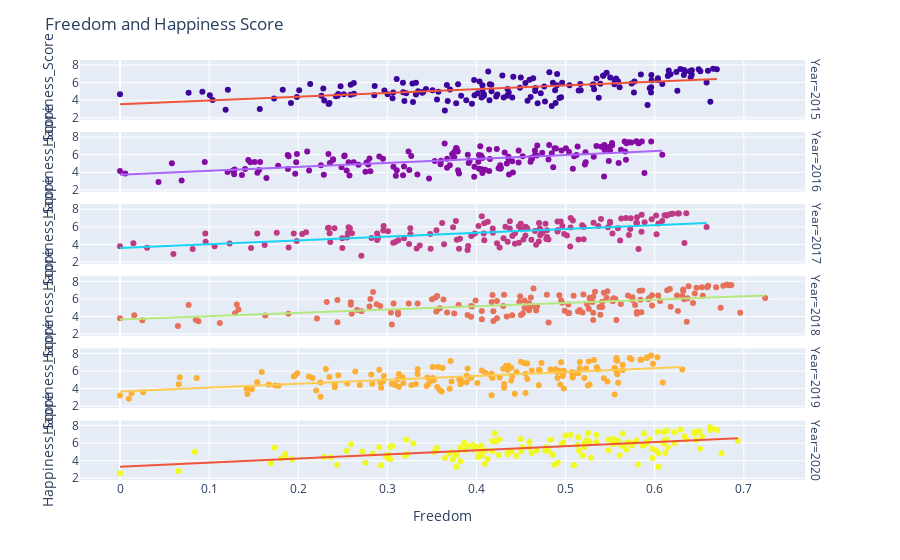

Notebook code cell kept with this figure:
### Markdown cell above
**Effect of freedom to happines score of countries by years**

### Code cell
fig = px.scatter(hp, x="Freedom", 
                 y="Happiness_Score",
                 facet_row="Year",
                color="Year",
                trendline= "ols")
fig.update(layout_coloraxis_showscale=False)
fig.update_traces(textposition='top center')
fig.update_layout(
    height=800,
    title_text='Freedom and Happiness Score'
)
fig.show()

### Figure 1 — Plotly figure (JSON) as saved in the notebook; plotly's stock layout.template omitted (floating-point values rounded to 4 significant figures; data arrays with more than 128 entries replaced by an {"elided": "..."} marker saying what was removed)
{"data": [{"hovertemplate": "Year=%{marker.color}<br>Freedom=%{x}<br>Happiness_Score=%{y}<extra></extra>", "legendgroup": "", "marker": {"color": {"elided": "158 int values"}, "coloraxis": "coloraxis", "symbol": "circle"}, "mode": "markers", "name": "", "orientation": "v", "showlegend": false, "textposition": "top center", "type": "scatter", "x": {"elided": "158 float values"}, "xaxis": "x6", "y": {"elided": "158 float values"}, "yaxis": "y6"}, {"hovertemplate": "<b>OLS trendline</b><br>Happiness_Score = 4.31744 * Freedom + 3.52521<br>R<sup>2</sup>=0.322864<br><br>Year=2015<br>Freedom=%{x}<br>Happiness_Score=%{y} <b>(trend)</b><extra></extra>", "legendgroup": "", "marker": {"symbol": "circle"}, "mode": "lines", "name": "", "showlegend": false, "textposition": "top center", "type": "scatter", "x": {"elided": "158 float values"}, "xaxis": "x6", "y": {"elided": "158 float values"}, "yaxis": "y6"}, {"hovertemplate": "Year=%{marker.color}<br>Freedom=%{x}<br>Happiness_Score=%{y}<extra></extra>", "legendgroup": "", "marker": {"color": {"elided": "157 int values"}, "coloraxis": "coloraxis", "symbol": "circle"}, "mode": "markers", "name": "", "orientation": "v", "showlegend": false, "textposition": "top center", "type": "scatter", "x": {"elided": "157 float values"}, "xaxis": "x5", "y": {"elided": "157 float values"}, "yaxis": "y5"}, {"hovertemplate": "<b>OLS trendline</b><br>Happiness_Score = 4.44743 * Freedom + 3.73222<br>R<sup>2</sup>=0.321292<br><br>Year=2016<br>Freedom=%{x}<br>Happiness_Score=%{y} <b>(trend)</b><extra></extra>", "legendgroup": "", "marker": {"symbol": "circle"}, "mode": "lines", "name": "", "showlegend": false, "textposition": "top center", "type": "scatter", "x": {"elided": "157 float values"}, "xaxis": "x5", "y": {"elided": "157 float values"}, "yaxis": "y5"}, {"hovertemplate": "Year=%{marker.color}<br>Freedom=%{x}<br>Happiness_Score=%{y}<extra></extra>", "legendgroup": "", "marker": {"color": {"elided": "155 int values"}, "coloraxis": "coloraxis", "symbol": "circle"}, "mode": "markers", "name": "", "orientation": "v", "showlegend": false, "textposition": "top center", "type": "scatter", "x": {"elided": "155 float values"}, "xaxis": "x4", "y": {"elided": "155 float values"}, "yaxis": "y4"}, {"hovertemplate": "<b>OLS trendline</b><br>Happiness_Score = 4.29979 * Freedom + 3.59633<br>R<sup>2</sup>=0.325056<br><br>Year=2017<br>Freedom=%{x}<br>Happiness_Score=%{y} <b>(trend)</b><extra></extra>", "legendgroup": "", "marker": {"symbol": "circle"}, "mode": "lines", "name": "", "showlegend": false, "textposition": "top center", "type": "scatter", "x": {"elided": "155 float values"}, "xaxis": "x4", "y": {"elided": "155 float values"}, "yaxis": "y4"}, {"hovertemplate": "Year=%{marker.color}<br>Freedom=%{x}<br>Happiness_Score=%{y}<extra></extra>", "legendgroup": "", "marker": {"color": {"elided": "156 int values"}, "coloraxis": "coloraxis", "symbol": "circle"}, "mode": "markers", "name": "", "orientation": "v", "showlegend": false, "textposition": "top center", "type": "scatter", "x": {"elided": "156 float values"}, "xaxis": "x3", "y": {"elided": "156 float values"}, "yaxis": "y3"}, {"hovertemplate": "<b>OLS trendline</b><br>Happiness_Score = 3.75144 * Freedom + 3.67086<br>R<sup>2</sup>=0.296241<br><br>Year=2018<br>Freedom=%{x}<br>Happiness_Score=%{y} <b>(trend)</b><extra></extra>", "legendgroup": "", "marker": {"symbol": "circle"}, "mode": "lines", "name": "", "showlegend": false, "textposition": "top center", "type": "scatter", "x": {"elided": "156 float values"}, "xaxis": "x3", "y": {"elided": "156 float values"}, "yaxis": "y3"}, {"hovertemplate": "Year=%{marker.color}<br>Freedom=%{x}<br>Happiness_Score=%{y}<extra></extra>", "legendgroup": "", "marker": {"color": {"elided": "156 int values"}, "coloraxis": "coloraxis", "symbol": "circle"}, "mode": "markers", "name": "", "orientation": "v", "showlegend": false, "textposition": "top center", "type": "scatter", "x": {"elided": "156 float values"}, "xaxis": "x2", "y": {"elided": "156 float values"}, "yaxis": "y2"}, {"hovertemplate": "<b>OLS trendline</b><br>Happiness_Score = 4.40264 * Freedom + 3.67875<br>R<sup>2</sup>=0.321196<br><br>Year=2019<br>Freedom=%{x}<br>Happiness_Score=%{y} <b>(trend)</b><extra></extra>", "legendgroup": "", "marker": {"symbol": "circle"}, "mode": "lines", "name": "", "showlegend": false, "textposition": "top center", "type": "scatter", "x": {"elided": "156 float values"}, "xaxis": "x2", "y": {"elided": "156 float values"}, "yaxis": "y2"}, {"hovertemplate": "Year=%{marker.color}<br>Freedom=%{x}<br>Happiness_Score=%{y}<extra></extra>", "legendgroup": "", "marker": {"color": {"elided": "153 int values"}, "coloraxis": "coloraxis", "symbol": "circle"}, "mode": "markers", "name": "", "orientation": "v", "showlegend": false, "textposition": "top center", "type": "scatter", "x": {"elided": "153 float values"}, "xaxis": "x", "y": {"elided": "153 float values"}, "yaxis": "y"}, {"hovertemplate": "<b>OLS trendline</b><br>Happiness_Score = 4.6532 * Freedom + 3.3161<br>R<sup>2</sup>=0.348805<br><br>Year=2020<br>Freedom=%{x}<br>Happiness_Score=%{y} <b>(trend)</b><extra></extra>", "legendgroup": "", "marker": {"symbol": "circle"}, "mode": "lines", "name": "", "showlegend": false, "textposition": "top center", "type": "scatter", "x": {"elided": "153 float values"}, "xaxis": "x", "y": {"elided": "153 float values"}, "yaxis": "y"}], "layout": {"annotations": [{"font": {}, "showarrow": false, "text": "Year=2020", "textangle": 90, "x": 0.98, "xanchor": "left", "xref": "paper", "y": 0.07083, "yanchor": "middle", "yref": "paper"}, {"font": {}, "showarrow": false, "text": "Year=2019", "textangle": 90, "x": 0.98, "xanchor": "left", "xref": "paper", "y": 0.2425, "yanchor": "middle", "yref": "paper"}, {"font": {}, "showarrow": false, "text": "Year=2018", "textangle": 90, "x": 0.98, "xanchor": "left", "xref": "paper", "y": 0.4142, "yanchor": "middle", "yref": "paper"}, {"font": {}, "showarrow": false, "text": "Year=2017", "textangle": 90, "x": 0.98, "xanchor": "left", "xref": "paper", "y": 0.5858, "yanchor": "middle", "yref": "paper"}, {"font": {}, "showarrow": false, "text": "Year=2016", "textangle": 90, "x": 0.98, "xanchor": "left", "xref": "paper", "y": 0.7575, "yanchor": "middle", "yref": "paper"}, {"font": {}, "showarrow": false, "text": "Year=2015", "textangle": 90, "x": 0.98, "xanchor": "left", "xref": "paper", "y": 0.9292, "yanchor": "middle", "yref": "paper"}], "autosize": true, "coloraxis": {"colorbar": {"title": {"text": "Year"}}, "colorscale": [[0, "#0d0887"], [0.1111, "#46039f"], [0.2222, "#7201a8"], [0.3333, "#9c179e"], [0.4444, "#bd3786"], [0.5556, "#d8576b"], [0.6667, "#ed7953"], [0.7778, "#fb9f3a"], [0.8889, "#fdca26"], [1, "#f0f921"]], "showscale": false}, "legend": {"tracegroupgap": 0}, "margin": {"t": 60}, "title": {"text": "Freedom and Happiness Score"}, "xaxis": {"anchor": "y", "autorange": true, "domain": [0, 0.98], "range": [-0.04343, 0.7674], "title": {"text": "Freedom"}, "type": "linear"}, "xaxis2": {"anchor": "y2", "autorange": true, "domain": [0, 0.98], "matches": "x", "range": [-0.04343, 0.7674], "showticklabels": false, "type": "linear"}, "xaxis3": {"anchor": "y3", "autorange": true, "domain": [0, 0.98], "matches": "x", "range": [-0.04343, 0.7674], "showticklabels": false, "type": "linear"}, "xaxis4": {"anchor": "y4", "autorange": true, "domain": [0, 0.98], "matches": "x", "range": [-0.04343, 0.7674], "showticklabels": false, "type": "linear"}, "xaxis5": {"anchor": "y5", "autorange": true, "domain": [0, 0.98], "matches": "x", "range": [-0.04343, 0.7674], "showticklabels": false, "type": "linear"}, "xaxis6": {"anchor": "y6", "autorange": true, "domain": [0, 0.98], "matches": "x", "range": [-0.04343, 0.7674], "showticklabels": false, "type": "linear"}, "yaxis": {"anchor": "x", "autorange": true, "domain": [0, 0.1417], "range": [1.991, 8.385], "title": {"text": "Happiness_Score"}, "type": "linear"}, "yaxis2": {"anchor": "x2", "autorange": true, "domain": [0.1717, 0.3133], "matches": "y", "range": [1.991, 8.385], "title": {"text": "Happiness_Score"}, "type": "linear"}, "yaxis3": {"anchor": "x3", "autorange": true, "domain": [0.3433, 0.485], "matches": "y", "range": [1.991, 8.385], "title": {"text": "Happiness_Score"}, "type": "linear"}, "yaxis4": {"anchor": "x4", "autorange": true, "domain": [0.515, 0.6567], "matches": "y", "range": [1.991, 8.385], "title": {"text": "Happiness_Score"}, "type": "linear"}, "yaxis5": {"anchor": "x5", "autorange": true, "domain": [0.6867, 0.8283], "matches": "y", "range": [1.991, 8.385], "title": {"text": "Happiness_Score"}, "type": "linear"}, "yaxis6": {"anchor": "x6", "autorange": true, "domain": [0.8583, 1], "matches": "y", "range": [1.991, 8.385], "title": {"text": "Happiness_Score"}, "type": "linear"}}}
